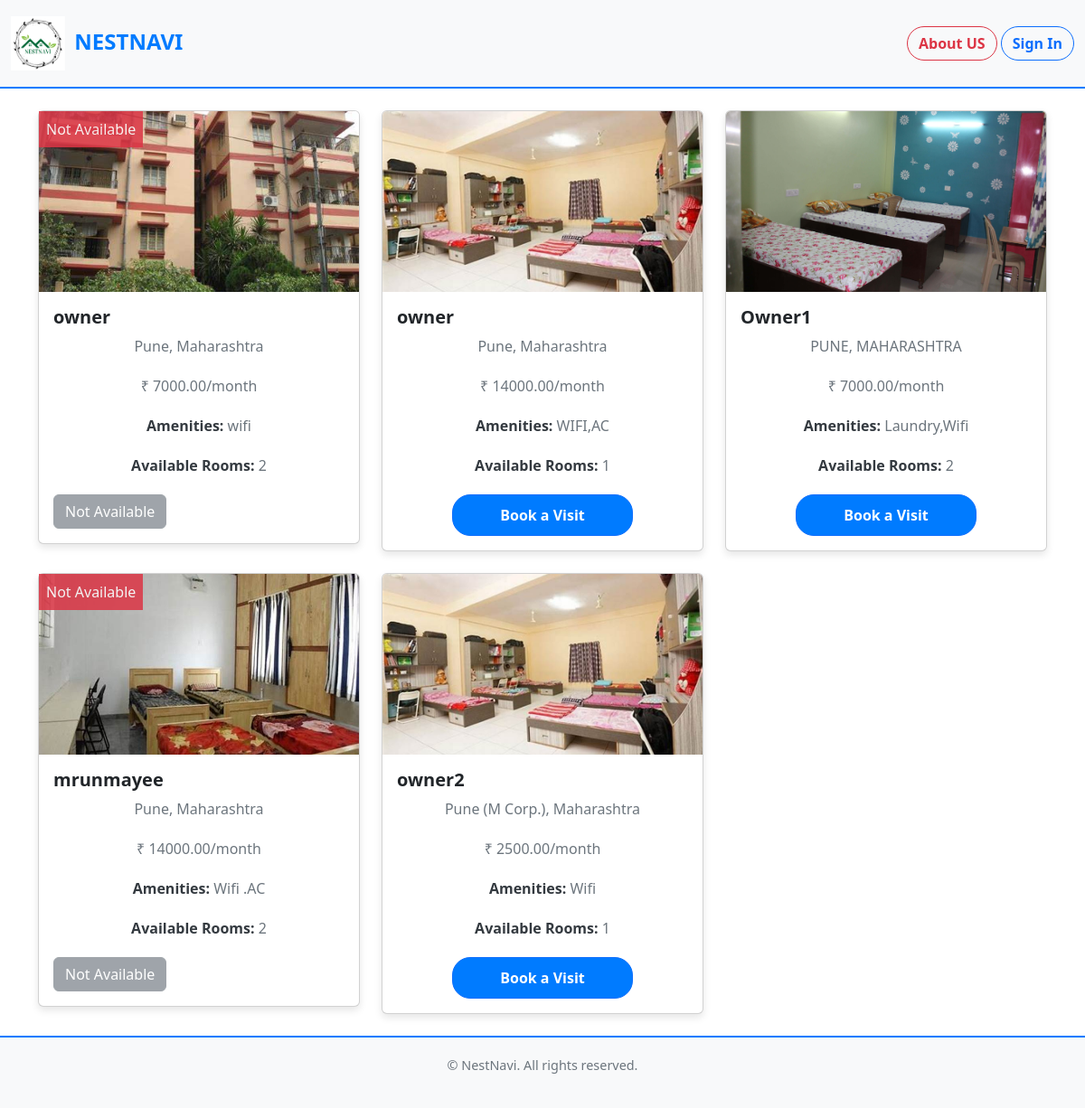
The page / on the database its author committed.
### property/models.py (models this page shows, shortened)
class Property(models.Model):
    owner = models.ForeignKey(User, on_delete=models.CASCADE, limit_choices_to={'role': 'owner'})
    name = models.CharField(max_length=100)
    address = models.TextField()
    city = models.CharField(max_length=50)
    state = models.CharField(max_length=50)
    pincode = models.CharField(max_length=6)
    rent_per_month = models.DecimalField(max_digits=10, decimal_places=2)
    amenities = models.TextField(help_text="Comma-separated amenities like WiFi, AC, Laundry")
    available_rooms = models.IntegerField()
    is_rented = models.BooleanField(default=False, help_text="Indicates whether the property is rented")
    property_photo = models.ImageField(upload_to='property_photos/', null=True, blank=True)

### home/views.py (the view)
# urls.py: path('', views.index, name='index'),
def index(request):
    properties = Property.objects.all()  # Fetch all properties
    return render(request,'home/index.html', {'properties': properties})

### templates/home/index.html
{% extends 'partials/base.html' %}
{% load static %}
{% block content %}
<body>
<main>
    <div class="container mt-4">
        <div class="row">
            {% if properties %}
                {% for property in properties %}
                <div class="col-md-4 mb-4">
                    <div class="card">
                        {% if property.property_photo %}
                        <img src="{{ property.property_photo.url }}" class="card-img-top" alt="Property Image">
                        {% else %}
                        <img src="https://via.placeholder.com/300x200" class="card-img-top" alt="Default Property Image">
                        {% endif %}
                        {% if property.is_rented %}
                        <div class="position-absolute top-0 start-0 bg-danger text-white p-2" style="opacity: 0.85;">
                            Not Available
                        </div>
                        {% endif %}
                        <div class="card-body">
                            <h5 class="card-title">{{ property.name }}</h5>
                            <p class="card-text">{{ property.city }}, {{ property.state }}</p>
                            <p class="card-text">₹ {{ property.rent_per_month }}/month</p>
                            <p class="card-text"><strong>Amenities:</strong> {{ property.amenities }}</p>
                            <p class="card-text"><strong>Available Rooms:</strong> {{ property.available_rooms }}</p>
                            {% if property.is_rented %}
                            <button class="btn btn-secondary" disabled>Not Available</button>
                            {% else %}
                            <a href="{% url 'home:detail' property.id %}" class="btn btn-primary">Book a Visit</a>
                            {% endif %}
                        </div>
                    </div>
                </div>
                {% endfor %}
            {% else %}
                <div class="col-12">
                    <div class="alert alert-info text-center" role="alert">
                        No properties are currently available.
                    </div>
                </div>
            {% endif %}
        </div>
    </div>
</main>
</body>
{% endblock content %}

### templates/partials/base.html (shortened to what this page needs)
<!DOCTYPE html>
<html lang="en">
<head>
    {% load static %}
    <link rel="stylesheet" href="{% static 'home/styles.css' %}">
    <link href="https://cdn.jsdelivr.net/npm/bootstrap@5.3.0/dist/css/bootstrap.min.css" rel="stylesheet">
</head>
<body>
<nav class="navbar navbar-light bg-light">
    <div class="container-fluid d-flex justify-content-between align-items-center" style="height: 80px;">
        <a class="navbar-brand" href="#">
            <img src="{% static 'home/logo.png' %}" alt="Logo" style="height: 60px;">NESTNAVI
        </a>
        <div>
            <a href="{% url 'userauth:aboutus' %}" class="btn btn-outline-danger">About US</a>
            {% if request.user.is_authenticated %}
            <a href="{% url 'userauth:sign-out' %}" class="btn btn-outline-danger">Sign Out</a>
            {% else %}
            <a href="{% url 'userauth:sign-in' %}" class="btn btn-outline-primary">Sign In</a>
            {% endif %}
        </div>
    </div>
</nav>
{% block content %}
{% endblock content %}
<footer class="site-footer">
    <div class="footer-container">
        <p>&copy; {{ current_year }} NestNavi. All rights reserved.</p>
    </div>
</footer>
</body>
</html>

### static/home/styles.css (style rules this page uses)
body, html { margin: 0; padding: 0; font-family: 'Arial', sans-serif; box-sizing: border-box; flex-direction: column; min-height: 100vh; display: flex; }
main { flex: 1; }
.navbar { background-color: #f8f9fa; border-bottom: 2px solid #007bff; }
.navbar .navbar-brand { font-size: 1.5rem; font-weight: bold; color: #007bff; text-decoration: none; }
.navbar .navbar-brand img { margin-right: 10px; vertical-align: middle; }
.navbar .btn-outline-primary, .navbar .btn-outline-danger { border-radius: 20px; font-weight: bold; }
.container { margin-top: 20px; }
.card { border: none; border-radius: 10px; box-shadow: 0 4px 8px rgba(0, 0, 0, 0.1); transition: transform 0.3s ease-in-out, box-shadow 0.3s ease-in-out; }
.card-img-top { border-top-left-radius: 10px; border-top-right-radius: 10px; height: 200px; object-fit: cover; }
.card-title { font-size: 1.25rem; font-weight: bold; color: #343a40; }
.card-text { color: #6c757d; }
.btn-primary { background-color: #007bff; border: none; border-radius: 20px; font-weight: bold; padding: 10px 20px; transition: background-color 0.3s ease; }
.card-text strong { color: #343a40; }
footer { background-color: #f8f9fa; padding: 20px; text-align: center; font-size: 0.9rem; color: #6c757d; border-top: 2px solid #007bff; }
.container p { font-size: 1rem; color: #6c757d; text-align: center; margin-bottom: 20px; }
.container a { display: block; width: 200px; margin: 0 auto; text-align: center; text-decoration: none; font-weight: bold; padding: 10px 20px; color: white; background-color: #007bff; border-radius: 20px; transition: background-color 0.3s ease; }
.container { flex: 1; }

### rows shown on the page
Property: property_photo (picture), is_rented "Not Available", name "owner", city "Pune", state "Maharashtra", rent_per_month "7000.00", amenities "wifi", available_rooms "2"
Property: property_photo (picture), name "owner", city "Pune", state "Maharashtra", rent_per_month "14000.00", amenities "WIFI,AC", available_rooms "1", is_rented "Book a Visit"
Property: property_photo (picture), name "Owner1", city "PUNE", state "MAHARASHTRA", rent_per_month "7000.00", amenities "Laundry,Wifi", available_rooms "2", is_rented "Book a Visit"
Property: property_photo (picture), is_rented "Not Available", name "mrunmayee", city "Pune", state "Maharashtra", rent_per_month "14000.00", amenities "Wifi .AC", available_rooms "2"
Property: property_photo (picture), name "owner2", city "Pune (M Corp.)", state "Maharashtra", rent_per_month "2500.00", amenities "Wifi", available_rooms "1", is_rented "Book a Visit"
